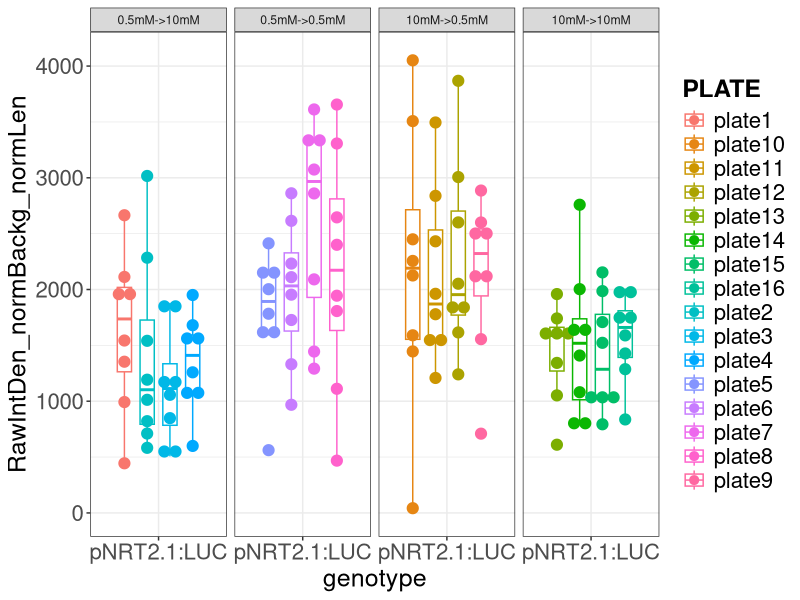
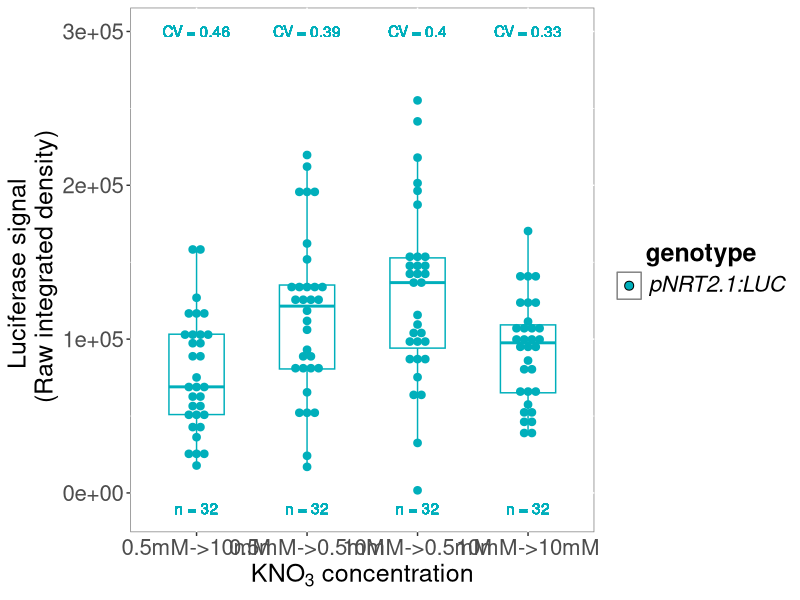
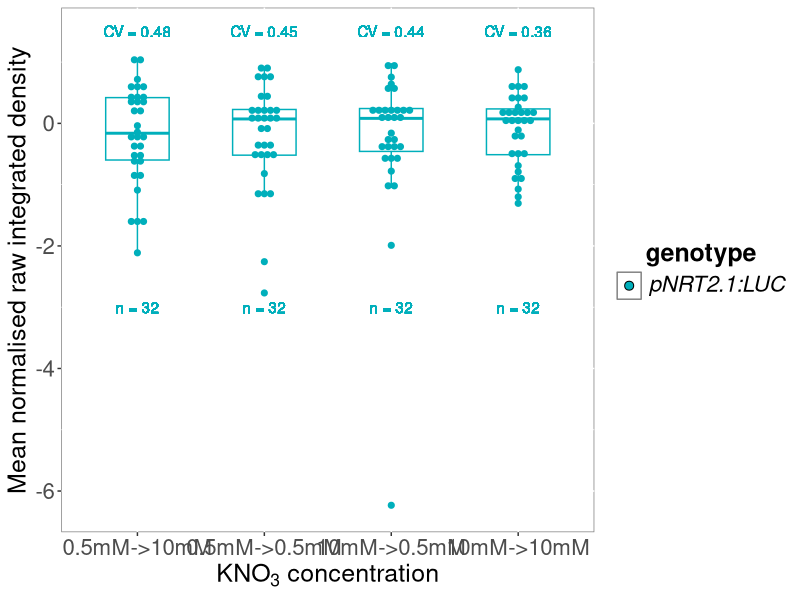
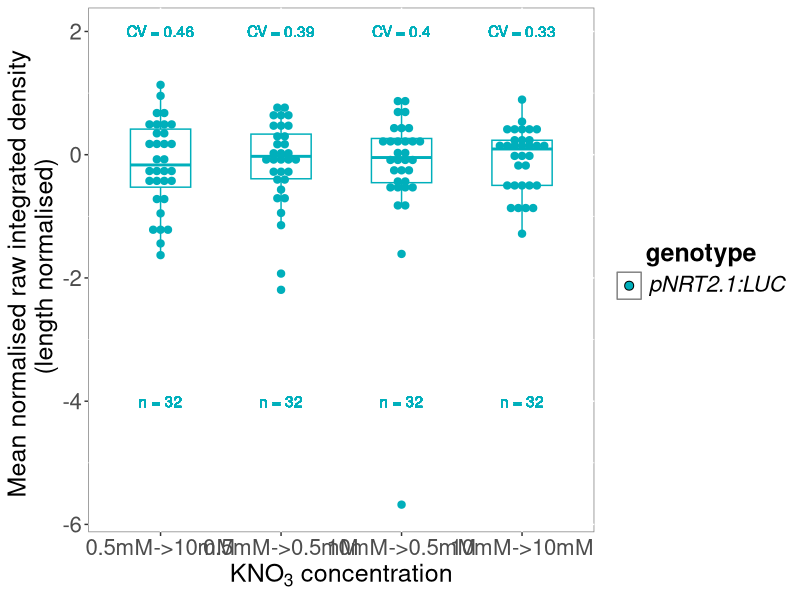
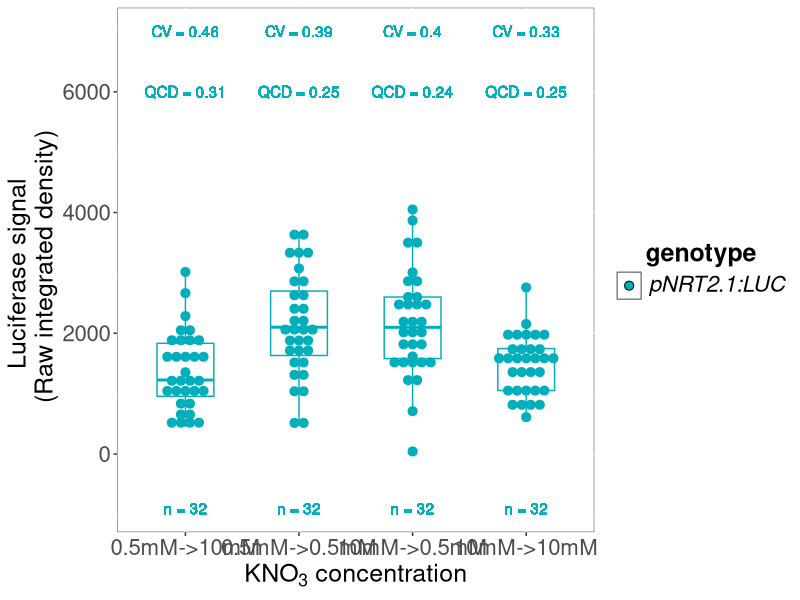
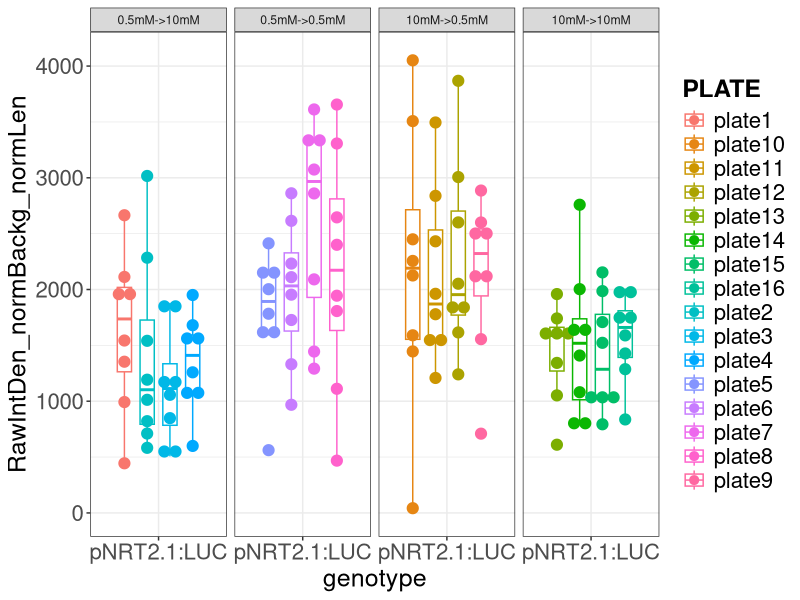
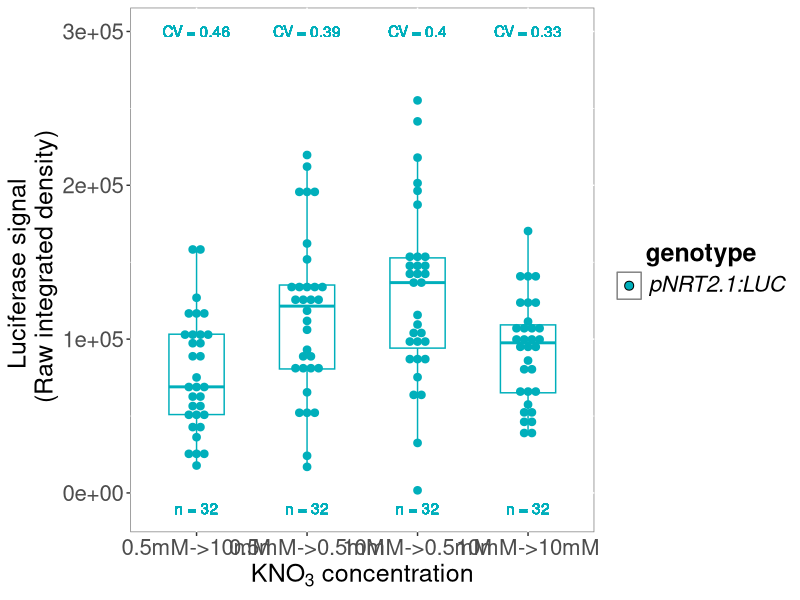
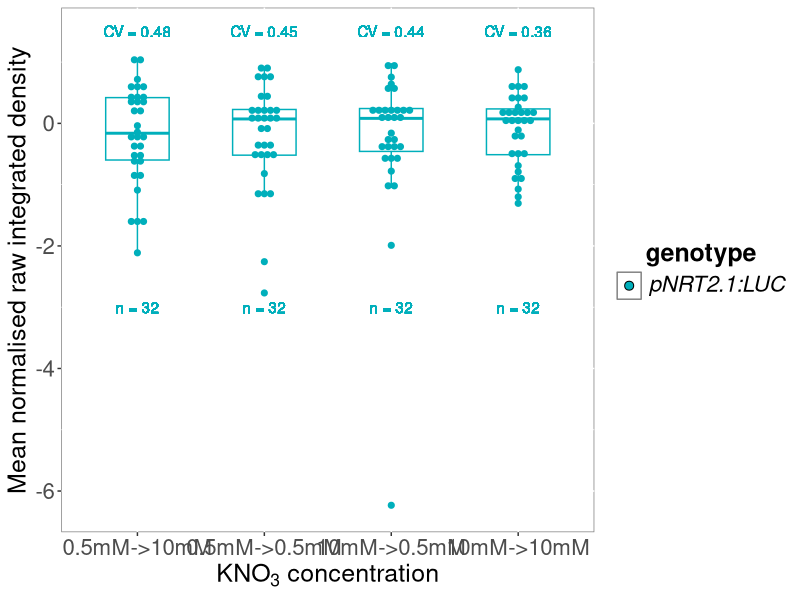

These figures' R source, in order: (Note: this script raises an error after producing the figures.)
####script propre#####

setwd("/Users/vettoral/Documents/luciferase_imaging_horizontal/AV_25.1_pNRT21_carence/20230617_AV_25_starvation_05_10_T5/")
getwd()

library(tidyverse)
library(scales)

#### test effet box ####

testbox <- read.table("AV_25_test_carence_11J_T5.txt",
                     header=TRUE, sep='\t') %>% 
  mutate(KNO3=factor(KNO3, levels = c("0.5mM->10mM","0.5mM->0.5mM", "10mM->0.5mM", "10mM->10mM")))

bind_rows(testbox) %>% filter(seedling!="background") %>% 
  ggplot( aes(x=genotype, y=RawIntDen_normBackg_normLen, col=PLATE))+
  geom_boxplot( width = 0.5, position = position_dodge(0.8),
                outlier.shape = NA) + 
  geom_dotplot(aes(fill = PLATE), binaxis='y', stackdir='center', 
               dotsize = 1, binwidth = 100, position = position_dodge(0.8))+
  facet_grid(~KNO3, scales= "free")+
  theme_bw()+
  theme(legend.text=element_text(size=16),
        legend.title = element_text(size=18, face="bold"), 
        axis.text=element_text(size=16), 
        axis.title=element_text(size=18),
        plot.title = element_text(size=20,face="bold"))+
  xlab("genotype") +
  ylab("RawIntDen_normBackg_normLen")

ggsave("compilation_DIFFERENCE_PLATE_AV_25.1_11j_T5.jpg")

######### Luciferase signal Raw integrated density #########


luc <- read.table("AV_25_test_carence_11J_T5.txt",
                  header=TRUE, sep='\t') %>% 
  mutate(KNO3=factor(KNO3, levels = c("0.5mM->10mM","0.5mM->0.5mM", "10mM->0.5mM", "10mM->10mM")))

luc_stats <- filter(luc, seedling!="background") %>% 
  group_by(genotype, KNO3)%>%
  summarise(n=n(),
            CV=sd(RawIntDen_normBackg_normLen, 
                  na.rm = TRUE)/ mean(RawIntDen_normBackg_normLen, na.rm = TRUE)) %>% 
  unite(Sample, genotype, KNO3, remove=FALSE) %>% 
  mutate(n=paste("n =",n),
         CV=paste("CV =", round(CV,2)))

luc$genotype <- fct_relevel(luc$genotype, c("pNRT2.1:LUC"))

levels(luc$genotype)

filter(luc, seedling!="background") %>% 
  unite(Sample, genotype, KNO3, remove=FALSE) %>% 
  full_join(luc_stats, by="Sample") %>%
  ggplot( aes(x=KNO3.x , y=RawIntDen.norm_bckg, col=genotype.x))+
  geom_boxplot(aes(color = genotype.x), width = 0.5, position = position_dodge(0.8),
               outlier.shape = NA) +
  geom_dotplot(aes(fill = genotype.x, color = genotype.x), binaxis='y', stackdir='center', 
               dotsize = 1, binwidth = 5000, position = position_dodge(0.8))+
  scale_fill_manual(values = c("#00AFBB"), name="genotype", 
                    labels=c(expression(italic("pNRT2.1:LUC"))))+
  scale_color_manual(values = c("#00AFBB"))+
  geom_text(aes(label=n , x=KNO3.x, y=-10000 ),position=position_dodge(0.8)) +
  geom_text(aes(label=CV , x=KNO3.x, y=300000 ),position=position_dodge(0.8)) +
  theme(legend.text=element_text(size=16),
        legend.title = element_text(size=18, face="bold"), 
        axis.text=element_text(size=16), 
        axis.title=element_text(size=18),
        plot.title = element_text(size=20,face="bold"),
        legend.key = element_rect(fill = "white"),
        legend.title.align=0.5, 
        panel.background = element_rect(fill = "white", colour = "grey50"))+
  xlab(expression(KNO[3]~concentration)) +
  ylab("Luciferase signal \n (Raw integrated density)") +
  guides(col="none")

ggsave("Luciferase_signal_AV_25.1_11J_T5.jpg")


################ Mean norm data #################


#Do the same as above but with data also normalised by the root length#

All_meanForNorm <- filter(luc, seedling!="background") %>% 
  group_by(genotype, KNO3)%>%
  summarise(average.NormRawIntDen = mean(RawIntDen.norm_bckg, na.rm = TRUE),
            n=n(),
            CV=sd(RawIntDen.norm_bckg, 
                  na.rm = TRUE)/average.NormRawIntDen) %>% 
  unite(Sample, genotype, KNO3, remove=FALSE) %>% 
  mutate(n=paste("n =",n),
         CV=paste("CV =", round(CV,2)))

All_MeanNormalised <- filter(luc, seedling!="background") %>% 
  unite(Sample, genotype, KNO3, remove=FALSE) %>% 
  full_join(., All_meanForNorm, by="Sample") %>% 
  mutate(MeanNormalised_RawIntDenSignal=log2(RawIntDen.norm_bckg/average.NormRawIntDen))

ggplot(All_MeanNormalised, aes(x=KNO3.x , y=MeanNormalised_RawIntDenSignal, col=genotype.x))+
  geom_boxplot(aes(color = genotype.x), width = 0.5, position = position_dodge(0.8),
               outlier.shape = NA) +
  geom_dotplot(aes(fill = genotype.x, color = genotype.x), binaxis='y', stackdir='center', 
               dotsize = 1, binwidth = 0.1, position = position_dodge(0.8))+
  scale_fill_manual(values = c("#00AFBB"), name="genotype", 
                    labels=c(expression(italic("pNRT2.1:LUC"))))+
  scale_color_manual(values = c("#00AFBB"))+
  geom_text(aes(label=n , x=KNO3.x, y=-3 ),position=position_dodge(0.8)) +
  geom_text(aes(label=CV , x=KNO3.x, y=1.5 ),position=position_dodge(0.8)) +
  theme(legend.text=element_text(size=16),
        legend.title = element_text(size=18, face="bold"), 
        axis.text=element_text(size=16), 
        axis.title=element_text(size=18),
        plot.title = element_text(size=20,face="bold"),
        legend.key = element_rect(fill = "white"),
        legend.title.align=0.5, 
        panel.background = element_rect(fill = "white", colour = "grey50"))+
  xlab(expression(KNO[3]~concentration)) +
  ylab("Mean normalised raw integrated density") +
  guides(col="none")

ggsave("Mean_normalized.jpg")


############# Mean norm data for length norm signal ##############


All_meanForNorm <- filter(luc, seedling!="background") %>% 
  group_by(genotype, KNO3)%>%
  summarise(average.NormRawIntDen_normLen = mean(RawIntDen_normBackg_normLen, 
                                                 na.rm = TRUE),
            n=n(),
            CV=sd(RawIntDen_normBackg_normLen, 
                  na.rm = TRUE)/average.NormRawIntDen_normLen) %>% 
  unite(Sample, genotype, KNO3, remove=FALSE) %>% 
  mutate(n=paste("n =",n),
         CV=paste("CV =", round(CV,2)))

All_MeanNormalised <- filter(luc, seedling!="background") %>% 
  unite(Sample, genotype, KNO3, remove=FALSE) %>% 
  full_join(., All_meanForNorm, by="Sample") %>% 
  mutate(MeanNormalised_RawIntDenSignal_normLen=
           log2(RawIntDen_normBackg_normLen/average.NormRawIntDen_normLen))

luc$genotype <- fct_relevel(luc$genotype, c("pNRT2.1:LUC"))

levels(luc$genotype)

ggplot(All_MeanNormalised, aes(x=KNO3.x , y=MeanNormalised_RawIntDenSignal_normLen, col=genotype.x))+
  geom_boxplot(aes(color = genotype.x), width = 0.5, position = position_dodge(0.8),
               outlier.shape = NA) +
  geom_dotplot(aes(fill = genotype.x, color = genotype.x), binaxis='y', stackdir='center', 
               dotsize = 1, binwidth = 0.12, position = position_dodge(0.8))+
  scale_fill_manual(values = c("#00AFBB"), name="genotype", 
                    labels=c(expression(italic("pNRT2.1:LUC"))))+
  scale_color_manual(values = c("#00AFBB"))+
  geom_text(aes(label=n , x=KNO3.x, y=-4 ),position=position_dodge(0.8)) +
  geom_text(aes(label=CV , x=KNO3.x, y=2 ),position=position_dodge(0.8)) +
  theme(legend.text=element_text(size=16),
        legend.title = element_text(size=18, face="bold"), 
        axis.text=element_text(size=16), 
        axis.title=element_text(size=18),
        plot.title = element_text(size=20,face="bold"),
        legend.key = element_rect(fill = "white"),
        legend.title.align=0.5, 
        panel.background = element_rect(fill = "white", colour = "grey50"))+
  xlab(expression(KNO[3]~concentration)) +
  ylab("Mean normalised raw integrated density \n (length normalised)") +
  guides(col="none")

ggsave("Meannorm_data_length_norm_AV_25.1_11j_T5.jpg")


############## RawIntDen_normBackg_normLen ############


luc <- read.table("AV_25_test_carence_11J_T5.txt",
                  header=TRUE, sep='\t') %>% 
  mutate(KNO3=factor(KNO3, levels = c("0.5mM->10mM","0.5mM->0.5mM", "10mM->0.5mM", "10mM->10mM")))

luc_stats <- filter(luc, seedling!="background") %>% 
  group_by(genotype, KNO3)%>%
  summarise(n=n(),
            CV=sd(RawIntDen_normBackg_normLen, 
                  na.rm = TRUE)/ mean(RawIntDen_normBackg_normLen, na.rm = TRUE),
            QCD=(as.numeric(quantile(RawIntDen_normBackg_normLen, 0.75, na.rm = TRUE))-
                   as.numeric(quantile(RawIntDen_normBackg_normLen, 0.25, na.rm = TRUE)))/
              (as.numeric(quantile(RawIntDen_normBackg_normLen, 0.75, na.rm = TRUE))+
                 as.numeric(quantile(RawIntDen_normBackg_normLen, 0.25, na.rm = TRUE)))) %>% 
  unite(Sample, genotype, KNO3, remove=FALSE) %>% 
  mutate(n=paste("n =",n),
         CV=paste("CV =", round(CV,2)),
         QCD=paste("QCD =", round(QCD,2)))

luc$genotype <- fct_relevel(luc$genotype, c("pNRT2.1:LUC"))

levels(luc$genotype)

filter(luc, seedling!="background") %>% 
  unite(Sample, genotype, KNO3, remove=FALSE) %>% 
  full_join(luc_stats, by="Sample") %>%
  ggplot( aes(x=KNO3.x , y=RawIntDen_normBackg_normLen, col=genotype.x))+
  geom_boxplot(aes(color = genotype.x), width = 0.5, position = position_dodge(0.8),
               outlier.shape = NA) +
  geom_dotplot(aes(fill = genotype.x, color = genotype.x), binaxis='y', stackdir='center', 
               dotsize = 1, binwidth = 150, position = position_dodge(0.8))+
  scale_fill_manual(values = c("#00AFBB"), name="genotype", 
                    labels=c(expression(italic("pNRT2.1:LUC"))))+
  scale_color_manual(values = c("#00AFBB"))+
  geom_text(aes(label=n , x=KNO3.x, y=-900 ),position=position_dodge(0.8)) +
  geom_text(aes(label=CV , x=KNO3.x, y=7000 ),position=position_dodge(0.8)) +
  geom_text(aes(label=QCD , x=KNO3.x, y=6000 ),position=position_dodge(0.8)) +
  theme(legend.text=element_text(size=16),
        legend.title = element_text(size=18, face="bold"), 
        axis.text=element_text(size=16), 
        axis.title=element_text(size=18),
        plot.title = element_text(size=20,face="bold"),
        legend.key = element_rect(fill = "white"),
        legend.title.align=0.5, 
        panel.background = element_rect(fill = "white", colour = "grey50"))+
  xlab(expression(KNO[3]~concentration)) +
  ylab("Luciferase signal \n (Raw integrated density)") +
  guides(col="none")

  guides(col="none")+stat_compare_means(label="p.format", method = "wilcox.test",
                                        label.x = 1.4,
                                        label.y = 8000)

ggsave("RawIntDen_normBackg_normLen_AV_25.1_10J_T4.jpg")


###########lenght_roots############

library(ggpubr)

luc <- read.table("AV_25_test_carence_11J_T5.txt",
                  header=TRUE, sep='\t') %>% 
  mutate(KNO3=factor(KNO3, levels = c("0.5mM->10mM","0.5mM->0.5mM", "10mM->0.5mM", "10mM->10mM")))

luc_stats <- filter(luc, seedling!="background") %>% 
  group_by(genotype, KNO3)%>%
  summarise(n=n(),
            CV=sd(RawIntDen_normBackg_normLen, 
                  na.rm = TRUE)/ mean(RawIntDen_normBackg_normLen, na.rm = TRUE)) %>% 
  unite(Sample, genotype, KNO3, remove=FALSE) %>% 
  mutate(n=paste("n =",n),
         CV=paste("CV =", round(CV,2)))

luc$genotype <- fct_relevel(luc$genotype, c("pNRT2.1:LUC"))

levels(luc$genotype)

my_comparisons <- list( c("0.5mM->10mM", "0.5mM->0.5mM"),
                        c("0.5mM->10mM", "10mM->0.5mM"),
                        c("0.5mM->10mM", "10mM->10mM"),
                        c("0.5mM->0.5mM", "10mM->0.5mM"),
                        c("0.5mM->0.5mM", "10mM->10mM"),
                        c("10mM->0.5mM", "10mM->10mM"))

filter(luc, seedling!="background") %>% 
  unite(Sample, genotype, KNO3, remove=FALSE) %>% 
  full_join(luc_stats, by="Sample") %>%
  ggplot( aes(x=KNO3.x , y=length_mm, col=genotype.x))+
  geom_boxplot(aes(color = genotype.x), width = 0.5, position = position_dodge(0.8),
               outlier.shape = NA) +
  geom_dotplot(aes(fill = genotype.x, color = genotype.x), binaxis='y', stackdir='center', 
               dotsize = 1, binwidth = 0.7, position = position_dodge(0.8))+
  scale_fill_manual(values = c("#00AFBB"), name="genotype", 
                    labels=c(expression(italic("pNRT2.1:LUC"))))+
  scale_color_manual(values = c("#00AFBB"))+
  geom_text(aes(label=n , x=KNO3.x, y=17 ),position=position_dodge(0.8)) +
    theme(legend.text=element_text(size=16),
        legend.title = element_text(size=18, face="bold"), 
        axis.text=element_text(size=16), 
        axis.title=element_text(size=18),
        plot.title = element_text(size=20,face="bold"),
        legend.key = element_rect(fill = "white"),
        legend.title.align=0.5, 
        panel.background = element_rect(fill = "white", colour = "grey50"))+
  stat_compare_means(comparisons = my_comparisons, label="p.format", method = "wilcox.test")+
  xlab(expression(KNO[3]~concentration)) +
  ylab("length roots") +
  guides(col="none")


ggsave("length_AV_25.1_11J_T5.jpg")


